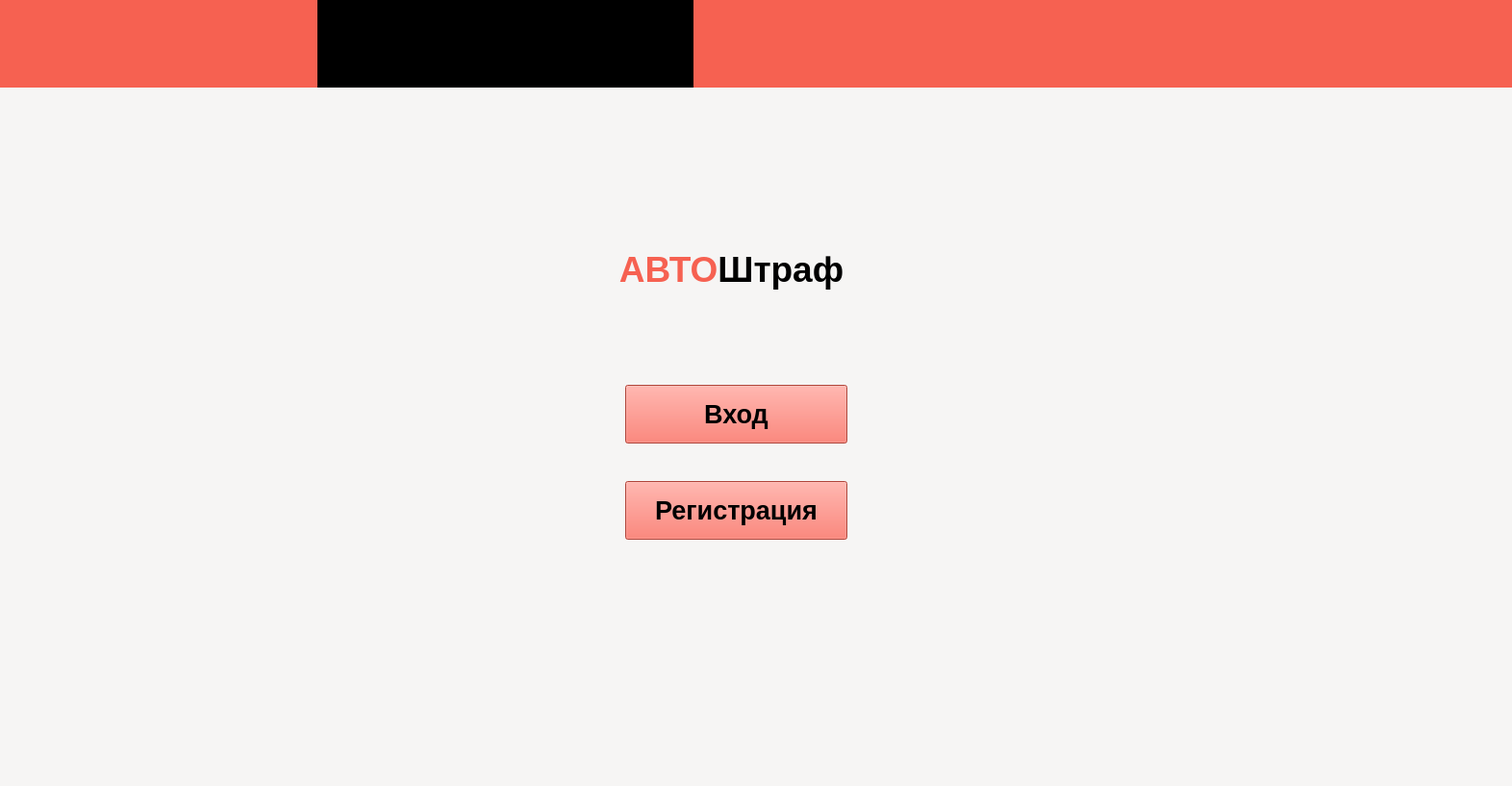
<?xml version="1.0" encoding="UTF-8"?>
<ui version="4.0">
 <class>MainWindow</class>
 <widget class="QMainWindow" name="MainWindow">
  <property name="geometry">
   <rect>
    <x>0</x>
    <y>0</y>
    <width>1572</width>
    <height>817</height>
   </rect>
  </property>
  <property name="palette">
   <palette>
    <active>
     <colorrole role="Button">
      <brush brushstyle="SolidPattern">
       <color alpha="255">
        <red>246</red>
        <green>245</green>
        <blue>244</blue>
       </color>
      </brush>
     </colorrole>
     <colorrole role="Base">
      <brush brushstyle="SolidPattern">
       <color alpha="255">
        <red>246</red>
        <green>245</green>
        <blue>244</blue>
       </color>
      </brush>
     </colorrole>
     <colorrole role="Window">
      <brush brushstyle="SolidPattern">
       <color alpha="255">
        <red>246</red>
        <green>245</green>
        <blue>244</blue>
       </color>
      </brush>
     </colorrole>
    </active>
    <inactive>
     <colorrole role="Button">
      <brush brushstyle="SolidPattern">
       <color alpha="255">
        <red>246</red>
        <green>245</green>
        <blue>244</blue>
       </color>
      </brush>
     </colorrole>
     <colorrole role="Base">
      <brush brushstyle="SolidPattern">
       <color alpha="255">
        <red>246</red>
        <green>245</green>
        <blue>244</blue>
       </color>
      </brush>
     </colorrole>
     <colorrole role="Window">
      <brush brushstyle="SolidPattern">
       <color alpha="255">
        <red>246</red>
        <green>245</green>
        <blue>244</blue>
       </color>
      </brush>
     </colorrole>
    </inactive>
    <disabled>
     <colorrole role="Button">
      <brush brushstyle="SolidPattern">
       <color alpha="255">
        <red>246</red>
        <green>245</green>
        <blue>244</blue>
       </color>
      </brush>
     </colorrole>
     <colorrole role="Base">
      <brush brushstyle="SolidPattern">
       <color alpha="255">
        <red>246</red>
        <green>245</green>
        <blue>244</blue>
       </color>
      </brush>
     </colorrole>
     <colorrole role="Window">
      <brush brushstyle="SolidPattern">
       <color alpha="255">
        <red>246</red>
        <green>245</green>
        <blue>244</blue>
       </color>
      </brush>
     </colorrole>
    </disabled>
   </palette>
  </property>
  <property name="font">
   <font>
    <bold>true</bold>
   </font>
  </property>
  <property name="windowTitle">
   <string>MainWindow</string>
  </property>
  <property name="styleSheet">
   <string notr="true">background-color: rgb(246, 245, 244);</string>
  </property>
  <widget class="QWidget" name="centralwidget">
   <widget class="QPushButton" name="Button_login">
    <property name="geometry">
     <rect>
      <x>650</x>
      <y>400</y>
      <width>231</width>
      <height>61</height>
     </rect>
    </property>
    <property name="font">
     <font>
      <pointsize>20</pointsize>
      <bold>true</bold>
     </font>
    </property>
    <property name="styleSheet">
     <string notr="true">background-color: rgb(246, 97, 81);
color: rgb(0, 0, 0);</string>
    </property>
    <property name="text">
     <string>Вход</string>
    </property>
   </widget>
   <widget class="QLabel" name="mainLabel">
    <property name="geometry">
     <rect>
      <x>590</x>
      <y>240</y>
      <width>341</width>
      <height>81</height>
     </rect>
    </property>
    <property name="palette">
     <palette>
      <active>
       <colorrole role="Button">
        <brush brushstyle="SolidPattern">
         <color alpha="255">
          <red>246</red>
          <green>245</green>
          <blue>244</blue>
         </color>
        </brush>
       </colorrole>
       <colorrole role="Base">
        <brush brushstyle="SolidPattern">
         <color alpha="255">
          <red>246</red>
          <green>245</green>
          <blue>244</blue>
         </color>
        </brush>
       </colorrole>
       <colorrole role="Window">
        <brush brushstyle="SolidPattern">
         <color alpha="255">
          <red>246</red>
          <green>245</green>
          <blue>244</blue>
         </color>
        </brush>
       </colorrole>
      </active>
      <inactive>
       <colorrole role="Button">
        <brush brushstyle="SolidPattern">
         <color alpha="255">
          <red>246</red>
          <green>245</green>
          <blue>244</blue>
         </color>
        </brush>
       </colorrole>
       <colorrole role="Base">
        <brush brushstyle="SolidPattern">
         <color alpha="255">
          <red>246</red>
          <green>245</green>
          <blue>244</blue>
         </color>
        </brush>
       </colorrole>
       <colorrole role="Window">
        <brush brushstyle="SolidPattern">
         <color alpha="255">
          <red>246</red>
          <green>245</green>
          <blue>244</blue>
         </color>
        </brush>
       </colorrole>
      </inactive>
      <disabled>
       <colorrole role="Button">
        <brush brushstyle="SolidPattern">
         <color alpha="255">
          <red>246</red>
          <green>245</green>
          <blue>244</blue>
         </color>
        </brush>
       </colorrole>
       <colorrole role="Base">
        <brush brushstyle="SolidPattern">
         <color alpha="255">
          <red>246</red>
          <green>245</green>
          <blue>244</blue>
         </color>
        </brush>
       </colorrole>
       <colorrole role="Window">
        <brush brushstyle="SolidPattern">
         <color alpha="255">
          <red>246</red>
          <green>245</green>
          <blue>244</blue>
         </color>
        </brush>
       </colorrole>
      </disabled>
     </palette>
    </property>
    <property name="font">
     <font/>
    </property>
    <property name="styleSheet">
     <string notr="true"/>
    </property>
    <property name="text">
     <string>&lt;html&gt;&lt;head/&gt;&lt;body&gt;&lt;p align=&quot;center&quot;&gt;&lt;span style=&quot; font-size:28pt; font-weight:700; color:#f66151;&quot;&gt;АВТО&lt;/span&gt;&lt;span style=&quot; font-size:28pt; font-weight:700; color:#000000;&quot;&gt;Штраф&lt;/span&gt;&lt;/p&gt;&lt;/body&gt;&lt;/html&gt;</string>
    </property>
    <property name="textFormat">
     <enum>Qt::TextFormat::AutoText</enum>
    </property>
   </widget>
   <widget class="QPushButton" name="Button_registration">
    <property name="geometry">
     <rect>
      <x>650</x>
      <y>500</y>
      <width>231</width>
      <height>61</height>
     </rect>
    </property>
    <property name="font">
     <font>
      <pointsize>20</pointsize>
      <bold>true</bold>
     </font>
    </property>
    <property name="styleSheet">
     <string notr="true">color: rgb(0, 0, 0);
background-color: rgb(246, 97, 81);</string>
    </property>
    <property name="text">
     <string>Регистрация</string>
    </property>
   </widget>
   <widget class="QWidget" name="widget" native="true">
    <property name="geometry">
     <rect>
      <x>-60</x>
      <y>-40</y>
      <width>1641</width>
      <height>131</height>
     </rect>
    </property>
    <property name="styleSheet">
     <string notr="true">background-color: rgb(246, 97, 81);</string>
    </property>
   </widget>
   <widget class="QWidget" name="widget_2" native="true">
    <property name="geometry">
     <rect>
      <x>330</x>
      <y>-20</y>
      <width>391</width>
      <height>111</height>
     </rect>
    </property>
    <property name="styleSheet">
     <string notr="true">background-color: rgb(0, 0, 0);</string>
    </property>
   </widget>
   <zorder>widget</zorder>
   <zorder>widget_2</zorder>
   <zorder>Button_login</zorder>
   <zorder>mainLabel</zorder>
   <zorder>Button_registration</zorder>
  </widget>
  <widget class="QMenuBar" name="menubar">
   <property name="geometry">
    <rect>
     <x>0</x>
     <y>0</y>
     <width>1572</width>
     <height>23</height>
    </rect>
   </property>
  </widget>
  <widget class="QStatusBar" name="statusbar"/>
 </widget>
 <resources/>
 <connections/>
</ui>
